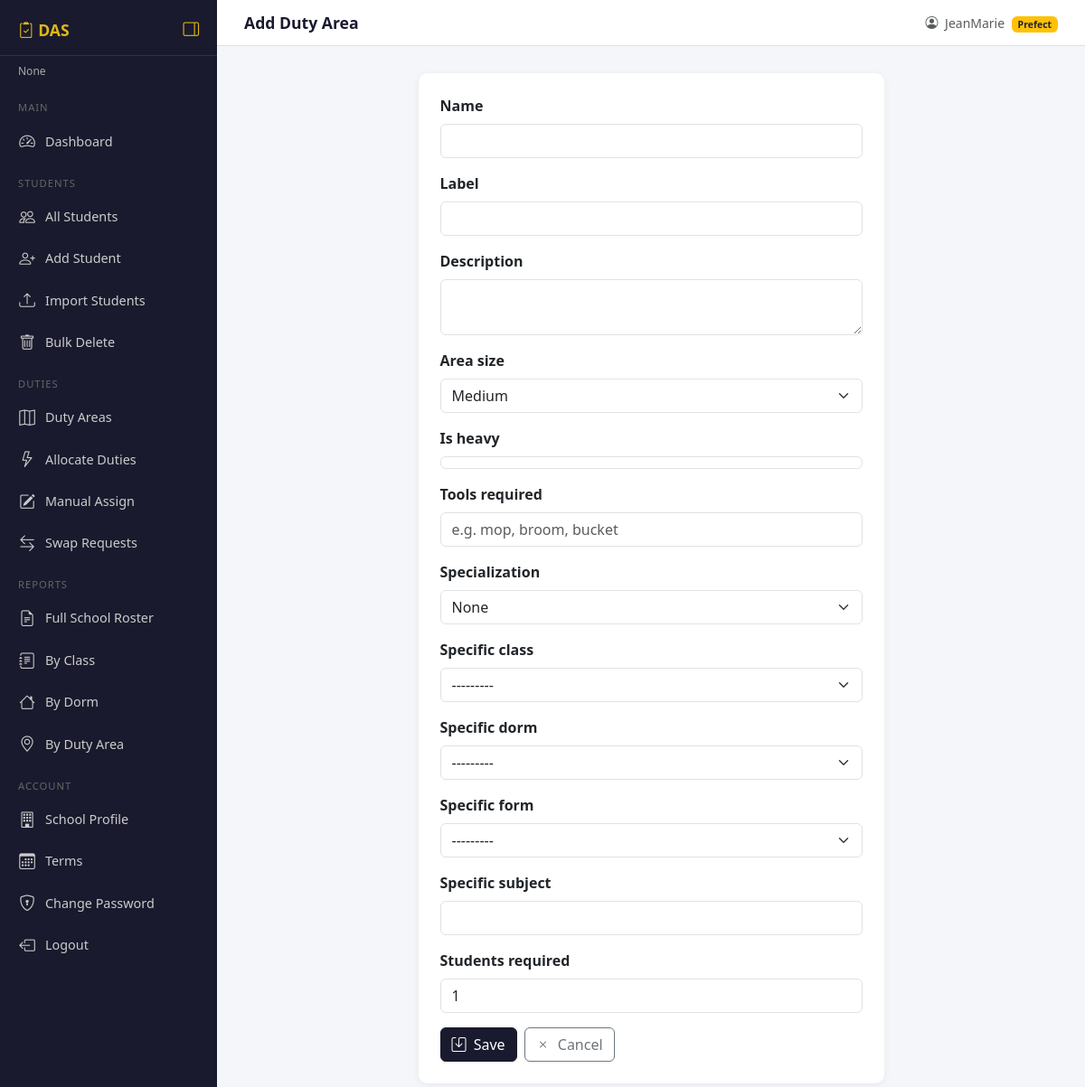
The page /duties/areas/add/ (signed in) on the database its author committed.
### accounts/models.py (models this page shows, shortened)
class User(AbstractUser):
    ROLES = [
        ('superadmin', 'Super Admin'),
        ('admin', 'School Admin'),
        ('prefect', 'Prefect'),
    ]
    role = models.CharField(max_length=20, choices=ROLES, default='prefect')
    school = models.ForeignKey(
        'schools.School',
        on_delete=models.SET_NULL,
        null=True, blank=True,
        related_name='users'
    )
    def is_school_admin(self):
        return self.role in ['admin', 'superadmin']

### duties/views.py (the view)
# urls.py: path('areas/add/',          views.duty_area_create, name='duty_area_create'),
@login_required
def duty_area_create(request):
    school = get_school(request)
    form   = DutyAreaForm(school, request.POST or None)
    if form.is_valid():
        area        = form.save(commit=False)
        area.school = school
        area.save()
        messages.success(request, f"Duty area '{area}' created.")
        return redirect('duty_area_list')
    return render(request, 'duties/area_form.html', {'form': form, 'title': 'Add Duty Area'})

### duties/forms.py
class DutyAreaForm(forms.ModelForm):
    class Meta:
        model  = DutyArea
        fields = [
            'name', 'label', 'description',
            'area_size', 'is_heavy', 'tools_required',
            'specialization', 'specific_class',
            'specific_dorm', 'specific_form', 'specific_subject',
            'students_required',
        ]
        widgets = {
            'description':    forms.Textarea(attrs={'rows': 2}),
            'tools_required': forms.TextInput(attrs={'placeholder': 'e.g. mop, broom, bucket'}),
        }
    def __init__(self, school, *args, **kwargs):
        super().__init__(*args, **kwargs)
        self.fields['specific_class'].queryset = Class.objects.filter(school=school)
        self.fields['specific_dorm'].queryset  = Dorm.objects.filter(school=school)
        self.fields['specific_form'].queryset  = Form.objects.filter(school=school)
        add_bootstrap(self)

### duties/forms.py (called while the page is built)
def add_bootstrap(form):
    for field in form.fields.values():
        if hasattr(field.widget, 'attrs'):
            existing = field.widget.attrs.get('class', '')
            if 'form-control' not in existing and 'form-select' not in existing:
                if isinstance(field.widget, (forms.Select, forms.SelectMultiple)):
                    field.widget.attrs['class'] = 'form-select'
                else:
                    field.widget.attrs['class'] = 'form-control'
    return form

### duties/views.py (called while the page is built)
def get_school(request):
    return request.user.school

### templates/duties/area_form.html (shortened to what this page needs)
{% extends 'base.html' %}
{% block page_title %}{{ title }}{% endblock %}
{% block content %}
<div class="row justify-content-center">
  <div class="col-md-7">
    <div class="card p-4">
      <form method="post">
        {% for field in form %}
        <div class="mb-3">
          <label class="form-label fw-semibold">{{ field.label }}</label>
          {{ field }}
        </div>
        {% endfor %}
        <div class="d-flex gap-2">
          <button type="submit" class="btn btn-primary">
            <i class="bi bi-save me-1"></i> Save
          </button>
          <a href="{% url 'duty_area_list' %}" class="btn btn-outline-secondary">
            <i class="bi bi-x me-1"></i> Cancel
          </a>
        </div>
      </form>
    </div>
  </div>
</div>
{% endblock %}

### templates/base.html (shortened to what this page needs)
<!DOCTYPE html>
<html lang="en">
<head>
  <link href="https://cdn.jsdelivr.net/npm/bootstrap@5.3.0/dist/css/bootstrap.min.css" rel="stylesheet">
  <link href="https://cdn.jsdelivr.net/npm/bootstrap-icons@1.10.5/font/bootstrap-icons.css" rel="stylesheet">
</head>
<body>
<div class="sidebar" id="sidebar">
  <div class="brand">
    <span class="brand-text">
      <i class="bi bi-clipboard2-check"></i> DAS
    </span>
    <button class="toggle-btn" id="toggleBtn" title="Toggle Sidebar">
      <i class="bi bi-layout-sidebar-reverse" id="toggleIcon"></i>
    </button>
  </div>
  <div class="school-name">{{ request.user.school }}</div>
  <div class="nav-section">Main</div>
  <a href="{% url 'dashboard' %}"
     data-title="Dashboard"
     class="{% if request.resolver_match.url_name == 'dashboard' %}active{% endif %}">
    <i class="bi bi-speedometer2"></i>
    <span class="nav-label">Dashboard</span>
  </a>
  <div class="nav-section">Students</div>
  <a href="{% url 'student_list' %}"
     data-title="All Students"
     class="{% if request.resolver_match.url_name == 'student_list' %}active{% endif %}">
    <i class="bi bi-people"></i>
    <span class="nav-label">All Students</span>
  </a>
  <a href="{% url 'student_create' %}"
     data-title="Add Student"
     class="{% if request.resolver_match.url_name == 'student_create' %}active{% endif %}">
    <i class="bi bi-person-plus"></i>
    <span class="nav-label">Add Student</span>
  </a>
  <a href="{% url 'student_import' %}"
     data-title="Import Students"
     class="{% if request.resolver_match.url_name == 'student_import' %}active{% endif %}">
    <i class="bi bi-upload"></i>
    <span class="nav-label">Import Students</span>
  </a>
  <a href="{% url 'student_bulk_delete' %}"
     data-title="Bulk Delete"
     class="{% if request.resolver_match.url_name == 'student_bulk_delete' %}active{% endif %}">
    <i class="bi bi-trash"></i>
    <span class="nav-label">Bulk Delete</span>
  </a>
  <div class="nav-section">Duties</div>
  <a href="{% url 'duty_area_list' %}"
     data-title="Duty Areas"
     class="{% if request.resolver_match.url_name == 'duty_area_list' %}active{% endif %}">
    <i class="bi bi-map"></i>
    <span class="nav-label">Duty Areas</span>
  </a>
  <a href="{% url 'allocate' %}"
     data-title="Allocate Duties"
     class="{% if request.resolver_match.url_name == 'allocate' %}active{% endif %}">
    <i class="bi bi-lightning"></i>
    <span class="nav-label">Allocate Duties</span>
  </a>
  <a href="{% url 'manual_assign' %}"
     data-title="Manual Assign"
     class="{% if request.resolver_match.url_name == 'manual_assign' %}active{% endif %}">
    <i class="bi bi-pencil-square"></i>
    <span class="nav-label">Manual Assign</span>
  </a>
  <a href="{% url 'swap_list' %}"
     data-title="Swap Requests"
     class="{% if request.resolver_match.url_name == 'swap_list' %}active{% endif %}">
    <i class="bi bi-arrow-left-right"></i>
    <span class="nav-label">Swap Requests</span>
  </a>
  <div class="nav-section">Reports</div>
  <a href="{% url 'report_full_school' %}"
     data-title="Full School Roster"
     class="{% if request.resolver_match.url_name == 'report_full_school' %}active{% endif %}">
    <i class="bi bi-file-earmark-text"></i>
    <span class="nav-label">Full School Roster</span>
  </a>
  <a href="{% url 'report_by_class' %}"
     data-title="By Class"
     class="{% if request.resolver_match.url_name == 'report_by_class' %}active{% endif %}">
    <i class="bi bi-journal-text"></i>
    <span class="nav-label">By Class</span>
  </a>
  <a href="{% url 'report_by_dorm' %}"
     data-title="By Dorm"
     class="{% if request.resolver_match.url_name == 'report_by_dorm' %}active{% endif %}">
    <i class="bi bi-house"></i>
    <span class="nav-label">By Dorm</span>
  </a>
  <a href="{% url 'report_by_area' %}"
     data-title="By Duty Area"
     class="{% if request.resolver_match.url_name == 'report_by_area' %}active{% endif %}">
    <i class="bi bi-geo-alt"></i>
    <span class="nav-label">By Duty Area</span>
  </a>
  <div class="nav-section">Account</div>
  <a href="{% url 'school_profile' %}"
     data-title="School Profile"
     class="{% if request.resolver_match.url_name == 'school_profile' %}active{% endif %}">
    <i class="bi bi-building"></i>
    <span class="nav-label">School Profile</span>
  </a>
  <a href="{% url 'term_list' %}"
     data-title="Terms"
     class="{% if 'term' in request.resolver_match.url_name %}active{% endif %}">
    <i class="bi bi-calendar3"></i>
    <span class="nav-label">Terms</span>
  </a>
  <a href="{% url 'change_password' %}"
     data-title="Change Password"
     class="{% if request.resolver_match.url_name == 'change_password' %}active{% endif %}">
    <i class="bi bi-shield-lock"></i>
    <span class="nav-label">Change Password</span>
  </a>
  <form method="post" action="{% url 'logout' %}" style="margin:0;padding:0;">
    <button type="submit" class="logout-btn" data-title="Logout">
      <i class="bi bi-box-arrow-left"
         style="width:20px;text-align:center;font-size:1.1rem;"></i>
      <span class="nav-label">Logout</span>
    </button>
  </form>
  </div>
<div class="main-content" id="mainContent">
  <div class="topbar">
    <span class="page-title">{% block page_title %}Dashboard{% endblock %}</span>
    <span class="text-muted small">
      <i class="bi bi-person-circle me-1"></i>
      {{ request.user.get_full_name|default:request.user.username }}
      <span class="badge bg-warning text-dark ms-1">
        {{ request.user.get_role_display }}
      </span>
    </span>
  </div>
  <div class="content-area">
    {% block content %}{% endblock %}
  </div>
</div>
</body>
</html>

### templates/base.html (style rules this page uses)
body { background: #f4f6f9; font-family: 'Segoe UI', sans-serif; }
.sidebar { min-height: 100vh; background: #1a1a2e; color: white; width: 240px; position: fixed; top: 0; left: 0; bottom: 0; padding-top: 20px; z-index: 100; overflow-y: scroll; overflow-x: hidden; transition: width 0.25s ease; }
.sidebar .brand { font-size: 1.1rem; font-weight: 700; color: #e2b714; padding: 0 20px 15px; border-bottom: 1px solid #333; display: flex; align-items: center; justify-content: space-between; white-space: nowrap; }
.brand-text { transition: opacity 0.2s ease; }
.toggle-btn { background: none; border: none; color: #e2b714; cursor: pointer; font-size: 1.1rem; padding: 0; line-height: 1; flex-shrink: 0; }
.sidebar .school-name { font-size: 0.75rem; color: #aaa; padding: 8px 20px; white-space: nowrap; overflow: hidden; text-overflow: ellipsis; transition: opacity 0.2s; }
.sidebar .nav-section { font-size: 0.7rem; color: #666; padding: 15px 20px 5px; text-transform: uppercase; letter-spacing: 1px; white-space: nowrap; transition: opacity 0.2s; }
.sidebar a { display: flex; align-items: center; color: #ccc; text-decoration: none; padding: 10px 20px; font-size: 0.9rem; transition: background 0.2s, color 0.2s; white-space: nowrap; }
.sidebar a i { font-size: 1.1rem; flex-shrink: 0; width: 20px; text-align: center; }
.nav-label { margin-left: 10px; transition: opacity 0.2s; }
.sidebar .logout-btn { display: flex; align-items: center; width: 100%; background: none; border: none; color: #ccc; padding: 10px 20px; font-size: 0.9rem; cursor: pointer; text-align: left; white-space: nowrap; transition: background 0.2s, color 0.2s; }
.main-content { margin-left: 240px; padding: 0; transition: margin-left 0.25s ease; }
.topbar { background: white; border-bottom: 1px solid #e0e0e0; padding: 12px 30px; display: flex; justify-content: space-between; align-items: center; position: sticky; top: 0; z-index: 99; }
.topbar .page-title { font-weight: 600; font-size: 1.1rem; color: #1a1a2e; }
.content-area { padding: 30px; }
.card { border: none; border-radius: 10px; box-shadow: 0 2px 8px rgba(0,0,0,0.06); }
.btn-primary { background: #1a1a2e; border-color: #1a1a2e; }

### rows shown on the page
User: user.school "None", user.get_full_name "JeanMarie", user.role "Prefect"

### other values the page prints
{{ title }} "Add Duty Area"
{{ field.label }} "Name" "Label" "Description" "Area size" "Is heavy" "Tools required" "Specialization" "Specific class" "Specific dorm" "Specific form" "Specific subject" "Students required"
